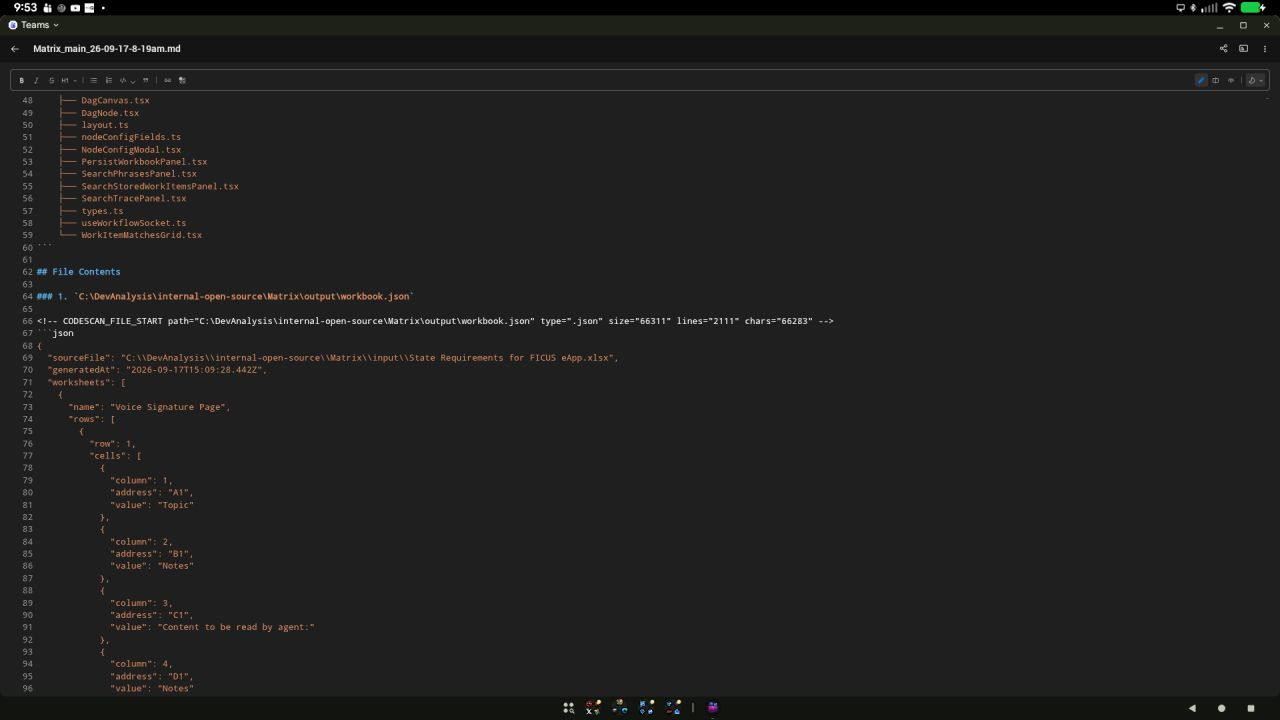
#> input picture pixel_10_target48_verified.jpg, 1280 x 720 px, found by its file name
$ python test_toolbar_icons.py
#> lines starting #> are read from the running program, lines starting #| are printed output that depends on the picture; after the words box and inside, x2 and y2 are one past the last pixel; in counts of white or black regions, pixels touching at a corner belong together
import cv2
import numpy as np

im = cv2.imread('pixel_10_target48_verified.jpg')
#> im is the input picture: shape (720, 1280, 3); mean B, G, R 30.6, 31.3, 31.6
h, w, _ = im.shape
#> h = 720; w = 1280

# Top right toolbar area: y: 60..120, x: 1150..1280
toolbar = im[60:120, 1150:1280] if im is not None else np.zeros((60, 130, 3), dtype=np.uint8)
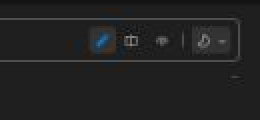
#> toolbar: shape (60, 130, 3) (shown 2 times larger); mean B, G, R 34, 33.9, 33.6

# In debug_toolbar, let's look for the pencil button (often blue background or icon)
# and the moon/settings button
# Let's inspect brightness and colors:
# Dark mode check: editor body background luminance
body_sample = im[200:300, 200:300]
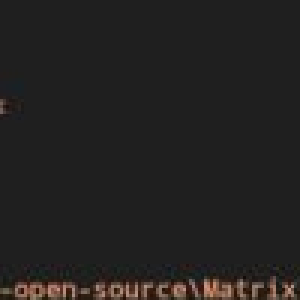
#> body_sample: shape (100, 100, 3) (shown 3 times larger); mean B, G, R 32.5, 33.5, 35.2
mean_lum = np.mean(cv2.cvtColor(body_sample, cv2.COLOR_BGR2GRAY))
#> mean_lum = 33.86
print(f"Editor background luminance: {mean_lum:.1f} (Dark mode is typically < 50)")
#| Editor background luminance: 33.9 (Dark mode is typically < 50)

# Blue edit mode button in toolbar:
hsv_tb = cv2.cvtColor(toolbar, cv2.COLOR_BGR2HSV)
#> hsv_tb: shape (60, 130, 3); mean H, S, V 6, 5.9, 34.4
blue_mask = cv2.inRange(hsv_tb, np.array([100, 100, 100]), np.array([135, 255, 255]))
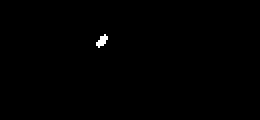
#> blue_mask: shape (60, 130) (shown 2 times larger); 0.29% white in thin lines or dots, all inside (x1, y1, x2, y2) = (48, 17, 54, 24)
blue_pts = np.argwhere(blue_mask)
#> blue_pts = 23 rows, first 8: [17, 52], [18, 50], [18, 51], [18, 52], [18, 53], [19, 50], [19, 51], [19, 52]
print(f"Blue button points in toolbar: {len(blue_pts)}")
#| Blue button points in toolbar: 23
if len(blue_pts) > 30:
    y_min, x_min = blue_pts.min(axis=0)
    y_max, x_max = blue_pts.max(axis=0)
    print(f"Blue button relative box: x={x_min}, y={y_min}, w={x_max-x_min}, h={y_max-y_min}")
    print(f"Blue button absolute box: x={1150+x_min}, y={60+y_min}, w={x_max-x_min}, h={y_max-y_min}")
